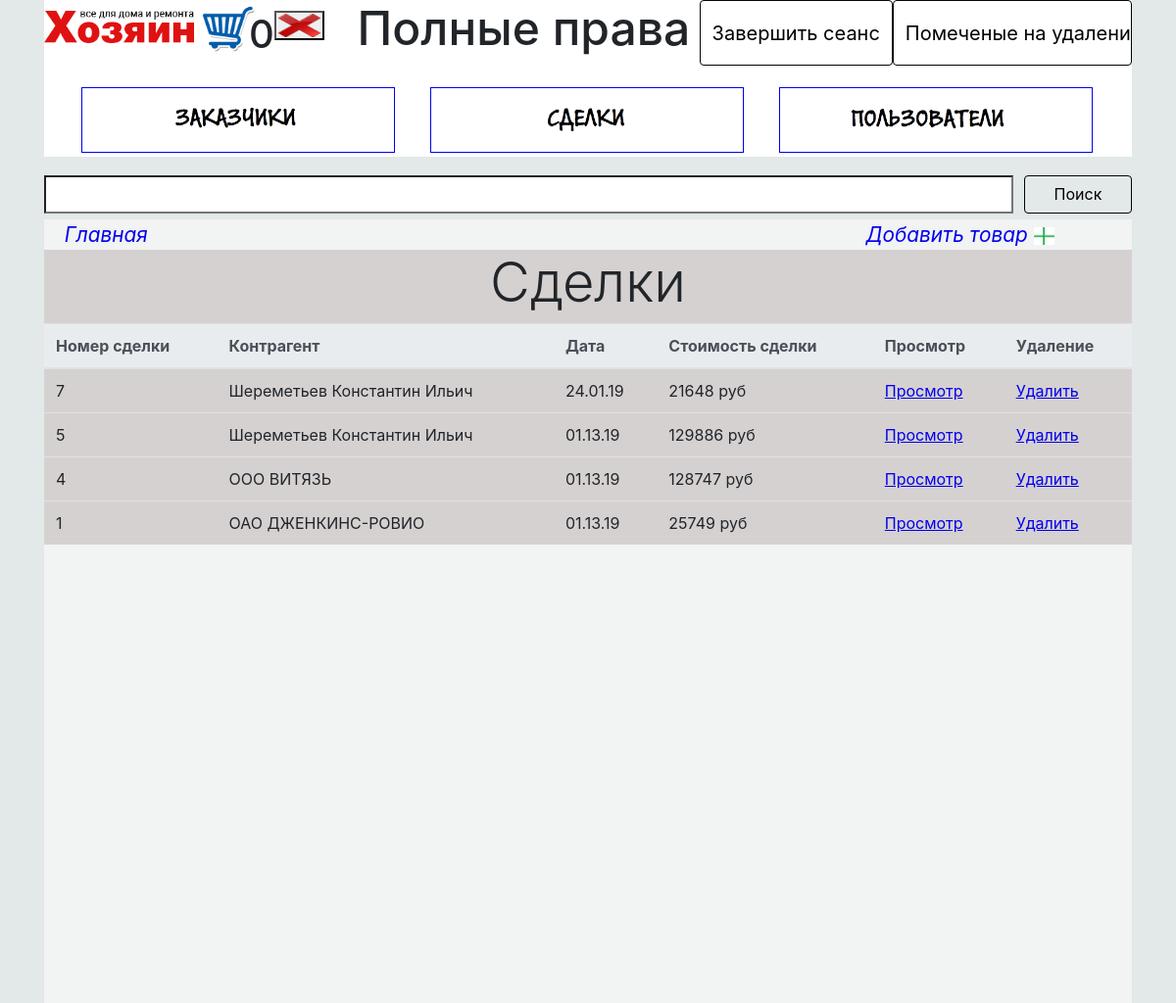
Screenshot of /deals.php (signed in) with the database file from the repository.
### tables this page shows
CREATE TABLE `deal` (
  `deal_id` int(11) NOT NULL,
  `deal_name_customer` varchar(150) NOT NULL COMMENT 'Id заказчика',
  `deal_product_name` varchar(1024) NOT NULL COMMENT 'Id товара',
  `deal_count` varchar(255) NOT NULL COMMENT 'Количество товара',
  `deal_date` varchar(10) NOT NULL COMMENT 'Дата заказа',
  `deal_delivery_type` enum('0','1') NOT NULL COMMENT 'Тип доставки(0-самовывоз,1-доставка)',
  `deal_cost` int(15) NOT NULL COMMENT 'Стоимость сделки',
  `deal_status` enum('0','1') NOT NULL
);

### assets/dealsContent.php (the view, shortened to what this page needs)
<?php
	$host = "localhost";
  	$login = "root";
  	$db = "tool_db";
  	$conn = mysqli_connect($host, $login, $password, $db);
	$show = "SELECT deal_id,deal_name_customer,deal_date,deal_cost FROM deal where deal_status = '1' ORDER BY deal_id DESC";
	$result =mysqli_query($conn, $show);
	if($result){
		echo <<<HEREDOC
					<table class="table">
					<thead class="thead-light">
						<tr>
							<th>Номер сделки</td>
							<th>Контрагент</td>
							<th>Дата</td>
							<th>Стоимость сделки</td>
							<th>Просмотр</td>
							<th>Удаление</td>
						</tr>
						</thead>
HEREDOC;
		while($row = mysqli_fetch_array($result)){
                    echo <<<HEREDOC
                    <tr>
                    <td>{$row['deal_id']}</td>
                    <td>{$row['deal_name_customer']}</td>
                    <td>{$row['deal_date']}</td>
                    <td>{$row['deal_cost']} руб</td>
					<td><a name=\"red_id\" href=\dealsDetail.php?red_id={$row["deal_id"]}>Просмотр</a></td>
					<td><a name=\"del_id\" href=\deals.php?del_id={$row["deal_id"]}>Удалить</a></td>
                    </tr>
HEREDOC;
                  }
	}
?>

### rows the page displays
deal: deal_id "7", deal_name_customer "Шереметьев Константин Ильич", deal_date "24.01.19", deal_cost "21648"
deal: deal_id "5", deal_name_customer "Шереметьев Константин Ильич", deal_date "01.13.19", deal_cost "129886"
deal: deal_id "4", deal_name_customer "ООО ВИТЯЗЬ", deal_date "01.13.19", deal_cost "128747"
deal: deal_id "1", deal_name_customer "ОАО ДЖЕНКИНС-РОВИО", deal_date "01.13.19", deal_cost "25749"

### other values shown
$_SESSION['BasketCount'] "0"
$Privilege "Полные права"
